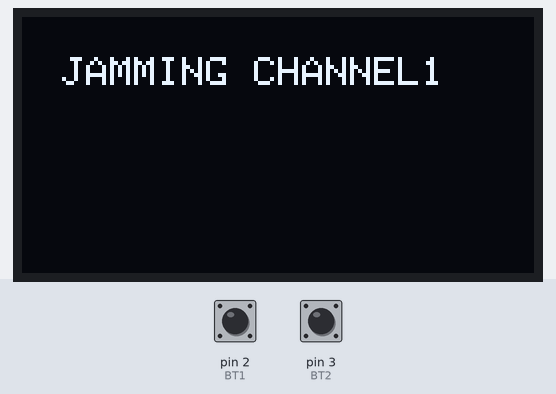
This sketch was run on a simulated Arduino Uno, built with avr-gcc and run on an emulated ATmega328P. Shown: 128×64 one-colour display. The inputs (shaded band) are chosen by the test bench; at power-on: pin 3 (BT2) HIGH, pin 2 (BT1) HIGH. No radio packets arrive unless stated.

Above: at 1.2 s.
1.3 s: pin 3 (BT2) pulled LOW for 0.15 s
At 2.7 s:
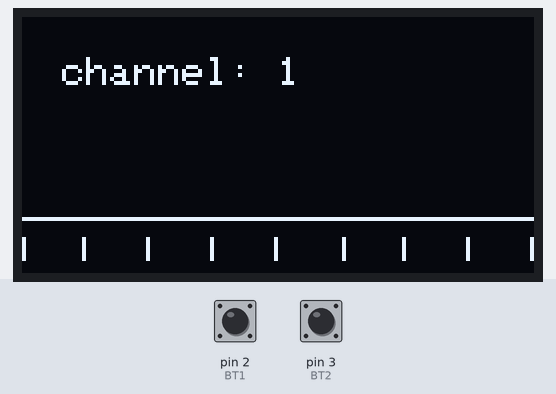
3.1 s: pin 2 (BT1) pulled LOW for 0.15 s
At 4.1 s:
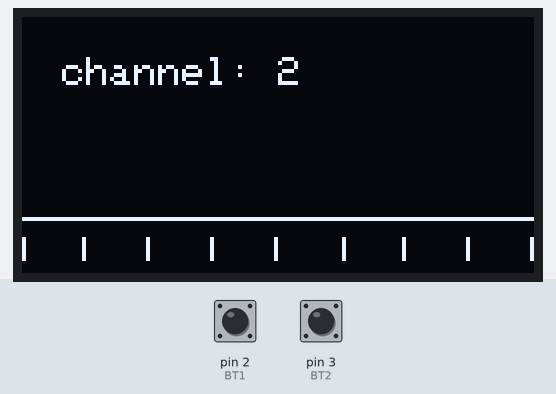
4.9 s: pin 2 (BT1) pulled LOW for 1 s
7.4 s: pin 3 (BT2) pulled LOW for 1 s
At 9.1 s:
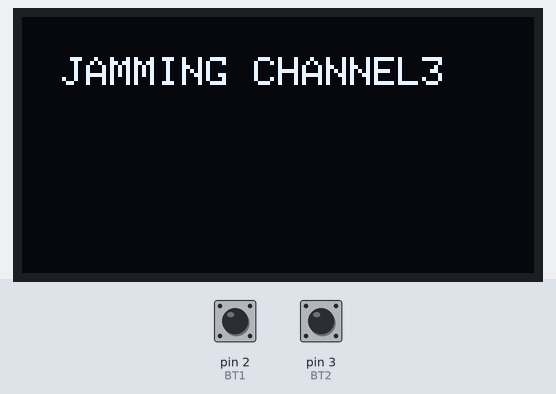
9.9 s: pin 3 (BT2) pulled LOW for 3.2 s
At 11.2 s:
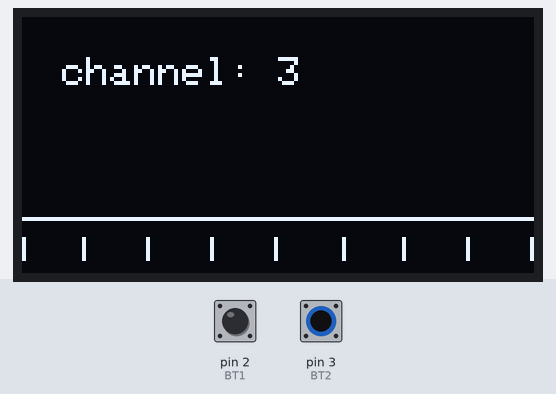
Timing chart, 0 to 12.9 s (numbered marks = the images above; inputs shaded):
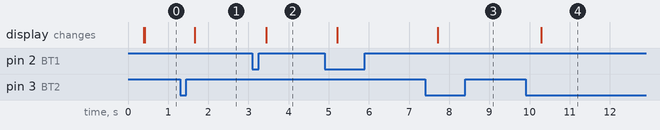

Measured:
- after the input at 1.3 s, the display: changes after 0.37 s (image 1)
- after the input at 3.1 s, the display: changes after 0.34 s (image 2)
- after the input at 7.4 s, the display: changes after 0.32 s (image 3)
- after the input at 9.9 s, the display: changes after 0.39 s (image 4)

The sketch:

nrf24l01_WifiJammerOledV2.ino
```cpp
#include <SPI.h>
#include <Wire.h>
#include <Adafruit_GFX.h>
#include <Adafruit_SSD1306.h>
#include <RF24.h>
#include <nRF24L01.h>
#include "printf.h"

#define SCREEN_WIDTH 128 // OLED display width, in pixels
#define SCREEN_HEIGHT 64 // OLED display height, in pixels

// Declaration for SSD1306 display connected using software SPI (default case):
#define OLED_MOSI   9
#define OLED_CLK   10
#define OLED_DC    5
#define OLED_CS    6
#define OLED_RESET 4

#define BT1 2
#define BT2 3

Adafruit_SSD1306 display(SCREEN_WIDTH, SCREEN_HEIGHT,
  OLED_MOSI, OLED_CLK, OLED_DC, OLED_RESET, OLED_CS);

RF24 radio(7, 8);
const uint8_t num_channels = 64;
int values[num_channels];
int valuesDisplay[32];
int channel = 0;
const byte address[6] = "00001";
const int num_reps = 50;
bool jamming = true;

void setup() {
  Serial.begin(115200);
  pinMode(BT1, INPUT_PULLUP);
  pinMode(BT2, INPUT_PULLUP);

  attachInterrupt(digitalPinToInterrupt(BT1), pressBt01, FALLING);
  attachInterrupt(digitalPinToInterrupt(BT2), pressBt02, FALLING);

  radio.begin();
  radio.startListening();
  radio.stopListening();
  // SSD1306_SWITCHCAPVCC = generate display voltage from 3.3V internally
  if (!display.begin(SSD1306_SWITCHCAPVCC)) {
    Serial.println(F("SSD1306 allocation failed"));
    for (;;); // Don't proceed, loop forever
  }
}

void loop() {

  renderGraph();

  if (jamming) {
    display.clearDisplay();
    display.setTextSize(1);
    display.setTextColor(WHITE);
    display.setCursor(10, 10);
    display.println(("JAMMING CHANNEL" + String(channel + 1)));
    radio.setPALevel(RF24_PA_HIGH);
    radio.setDataRate(RF24_2MBPS);
    display.display();
  }
  while (jamming) {
    jammer();
  }

}

void jammer() {
  const char text[] = "xxxxxxxxxxxxxxxx"; // send the noise
  for (int i = ((channel * 5) + 1); i < ((channel * 5) + 23); i++) {
    radio.setChannel(i);
    radio.write( & text, sizeof(text));
  }

}

void renderGraph() {
  memset(values, 0, sizeof(values));

  // Scan all channels num_reps times
  int rep_counter = num_reps;
  while (rep_counter--) {
    int i = num_channels;
    while (i--) {
      // Select this channel
      radio.setChannel(i * 2);
      // Listen for a little
      radio.startListening();
      delayMicroseconds(50);
      radio.stopListening();

      // Did we get a carrier?
      if (radio.testCarrier())
        ++values[i];
    }
  }
  // Clear the buffer
  display.clearDisplay();
  display.drawLine(0, 50, 127, 50, WHITE);

  // Adjusting the bars to correct resolution of the display
  for (int i = 0; i < 64; i++) {
    display.fillRect((1 + (i * 2)), (50 - values[i]), 2, values[i], WHITE);
  }

  // Drawing the bottom lines
  display.drawLine(0, 55, 0, 60, WHITE);
  display.drawLine(15, 55, 15, 60, WHITE);
  display.drawLine(31, 55, 31, 60, WHITE);
  display.drawLine(47, 55, 47, 60, WHITE);
  display.drawLine(63, 55, 63, 60, WHITE);
  display.drawLine(80, 55, 80, 60, WHITE);
  display.drawLine(95, 55, 95, 60, WHITE);
  display.drawLine(111, 55, 111, 60, WHITE);
  display.drawLine(127, 55, 127, 60, WHITE);

  // Show selected channel to start jam
  display.setTextSize(1); // Normal 1:1 pixel scale
  display.setTextColor(WHITE); // Draw white text
  display.setCursor(10, 10); // Start at top-left corner
  display.print("channel: " + String(channel + 1));
  display.display();
}

void pressBt01() {
  static unsigned long last_interrupt_time = 0;
  unsigned long interrupt_time = millis();
  if (interrupt_time - last_interrupt_time > 200) {
    if (channel < 13) {
      channel++;
    } else {
      channel = 0;
    }
  }
  last_interrupt_time = interrupt_time;
}

void pressBt02() {
  jamming = !jamming;
  delay(200);
}
```
